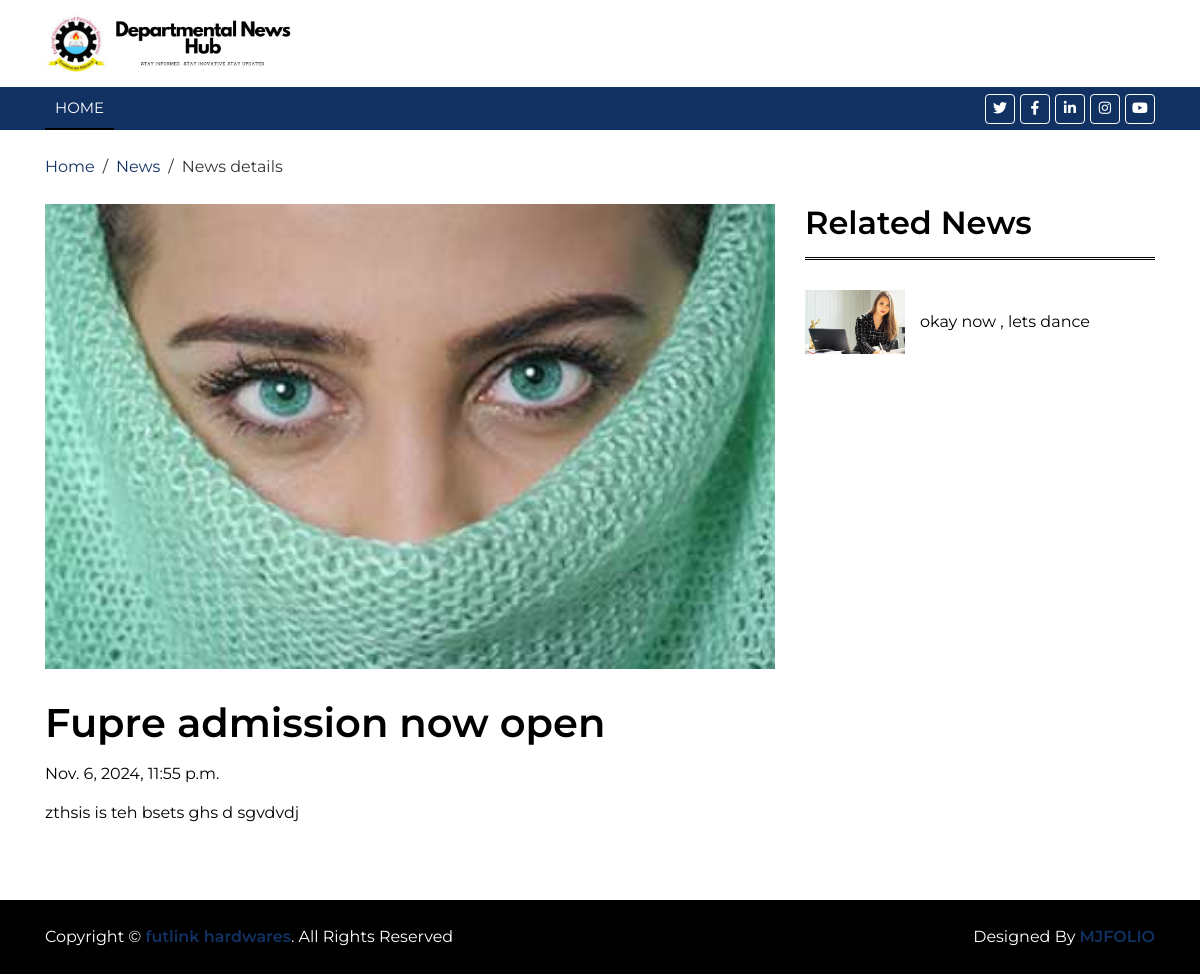
The page /news/1/ on the database its author committed.
### base/models.py (models this page shows, shortened)
class News(models.Model):
    CATEGORY_CHOICES = [
        ('featured', 'Featured'),
        ('popular', 'Popular'),
        ('latest', 'Latest'),
        ('technology', 'Technology'),
        ('sports', 'Sports'),
        ('nieee', 'Nieee'),
        ('college', 'College')
    ]
    Filter_choices =[
        ('most_viewed', 'Most Viewed'),
        ('most_read', 'Most Read'),
        ('most_recent', 'Most Recent'),
    ]
    title = models.CharField(max_length=255)
    content = models.TextField()
    image = models.ImageField(upload_to='news_images/')
    category = models.CharField(max_length=50, choices=CATEGORY_CHOICES)
    filter = models.CharField(max_length=50, choices=Filter_choices, blank=True, null=True)
    view_count = models.IntegerField(default=0)
    created_at = models.DateTimeField(auto_now_add=True)

### base/views.py (the view)
# urls.py: path('news/<int:news_id>/', views.news_detail, name='news_detail'),
def news_detail(request, news_id):
    try:
        news_item = News.objects.get(id=news_id)
    except News.DoesNotExist:
        raise Http404("News item not found")
    return render(request, 'news_detail.html', {'news_item': news_item, 'popular_news': News.objects.filter(category='popular')[:4],})

### base/templates/news_detail.html (shortened to what this page needs)
{% load static %}
<!DOCTYPE html>
<html lang="en">
<head>
    <link href="https://stackpath.bootstrapcdn.com/bootstrap/4.4.1/css/bootstrap.min.css" rel="stylesheet">
    <link href="https://cdnjs.cloudflare.com/ajax/libs/font-awesome/5.10.0/css/all.min.css" rel="stylesheet">
    <link href="{% static 'lib/slick/slick.css' %}" rel="stylesheet">
    <link href="{% static 'lib/slick/slick-theme.css' %}" rel="stylesheet">
    <link rel="stylesheet" href="{% static 'css/style.css' %}">
</head>
<body>
    <div class="brand">
        <div class="container">
            <div class="row align-items-center">
                <div class="col-lg-3 col-md-4">
                    <div class="b-logo">
                        <a href="index.html">
                            <img src="{% static 'img/logo1.png' %}" alt="Logo">
                        </a>
                    </div>
                </div>
            </div>
        </div>
    </div>
    <div class="nav-bar">
        <div class="container">
            <nav class="navbar navbar-expand-md bg-dark navbar-dark">
                <div class="collapse navbar-collapse justify-content-between" id="navbarCollapse">
                    <div class="navbar-nav mr-auto">
                        <a href="{% url 'news' %}" class="nav-item nav-link active">Home</a>
                    </div>
                    <div class="social ml-auto">
                        <a href=""><i class="fab fa-twitter"></i></a>
                        <a href=""><i class="fab fa-facebook-f"></i></a>
                        <a href=""><i class="fab fa-linkedin-in"></i></a>
                        <a href=""><i class="fab fa-instagram"></i></a>
                        <a href=""><i class="fab fa-youtube"></i></a>
                    </div>
                </div>
            </nav>
        </div>
    </div>
        <div class="breadcrumb-wrap">
            <div class="container">
                <ul class="breadcrumb">
                    <li class="breadcrumb-item"><a href="{% url 'news' %}">Home</a></li>
                    <li class="breadcrumb-item"><a href="#">News</a></li>
                    <li class="breadcrumb-item active">News details</li>
                </ul>
            </div>
        </div>
     <div class="single-news">
        <div class="container">
            <div class="row">
                  <div class="col-lg-8">
                        <div class="sn-container">
                            <div class="sn-img">
                               <img src="{{ news_item.image.url }}" alt="{{ news_item.title }}" class="img-fluid">
                            </div>
                            <div class="sn-content">
                                <h1 class="sn-title">{{ news_item.title }}</h1>
                                 <p class="news-date">{{ news_item.created_at }}</p>
                                 <p>{{ news_item.content }}</p>
                            </div>
                        </div>
                </div>
              <div class="col-lg-4">
                        <div class="sidebar">
                            <div class="sidebar-widget">
                                <h2 class="sw-title">Related News</h2>
                                <div class="news-list">
                              {% for news in popular_news %}
                                    <div class="nl-item">
                                        <div class="nl-img">
                                            <img src="{{ news.image.url }}" alt="{{ news.title }}" />
                                        </div>
                                        <div class="nl-title">
                                           <a href="{% url 'news_detail' news.id %}">{{ news.title }}</a>
                                        </div>
                                    </div>
                                          {% endfor %}
                                </div>
                            </div>
                        </div>
                    </div>
            </div>
        </div>
    </div>
    <div class="footer-bottom">
        <div class="container">
            <div class="row">
                <div class="col-md-6 copyright">
                    <p>Copyright &copy; <a href="">futlink hardwares</a>.  All Rights Reserved</p>
                </div>
                <div class="col-md-6 template-by">
                    <p>Designed By <a href="https://x.com/waterdrop_mj"> MJFOLIO</a></p>
                </div>
            </div>
        </div>
    </div>
</body>
</html>

### static/css/style.css (style rules this page uses)
body { color: #000000; font-family: 'Montserrat', sans-serif; font-weight: 400; background: #ffffff; }
a { color: #113163; transition: 0.5s; }
p { padding: 0; margin: 0 0 15px 0; color: #000000; }
h1, h2, h3, h4, h5, h6 { margin: 0 0 15px 0; padding: 0; color: #000000; font-weight: 600; }
.brand { margin: 15px 0; background: #ffffff; }
.brand .b-logo { text-align: left; overflow: hidden; }
.brand .b-logo a img { max-width: 100%; max-height: 60px; }
@media (min-width: 768px) { .brand { max-height: 90px; } }
.nav-bar { position: relative; }
.nav-bar .navbar { height: 100%; padding: 0; }
.navbar-dark .navbar-nav .nav-link, .navbar-dark .navbar-nav .nav-link:focus, .navbar-dark .navbar-nav .nav-link:hover, .navbar-dark .navbar-nav .nav-link.active { padding: 10px 10px 8px 10px; color: #ffffff; }
.navbar-dark .navbar-nav .nav-link:hover, .navbar-dark .navbar-nav .nav-link.active { border-bottom: 2px solid #000000; transition: none; }
@media (min-width: 768px) { .nav-bar, .nav-bar .navbar { background: #113163 !important; } }
@media (min-width: 768px) { .nav-bar a.nav-link { padding: 8px 15px; font-size: 15px; text-transform: uppercase; } }
.nav-bar .social { font-size: 0; overflow: hidden; }
.nav-bar .social a { display: inline-block; margin-left: 5px; width: 30px; height: 30px; padding: 3px 0; text-align: center; font-size: 14px; background: #113163; border: 1px solid #ffffff; border-radius: 4px; }
.nav-bar .social a i { color: #ffffff; }
.breadcrumb-wrap { position: relative; width: 100%; background: #ffffff; }
.breadcrumb-wrap .breadcrumb { margin: 25px 0 0 0; padding: 0; background: none; }
.breadcrumb-wrap .breadcrumb .breadcrumb-item + .breadcrumb-item::before { color: #353535; }
.breadcrumb-wrap .breadcrumb .breadcrumb-item.active { color: #353535; }
.single-news { position: relative; width: 100%; padding: 25px 0 0 0; margin-bottom: 15px; }
.single-news .sn-img { position: relative; overflow: hidden; }
.single-news .sn-img img { width: 100%; }
.single-news .sn-content { position: relative; width: 100%; padding: 30px 0; }
.single-news .sn-content h1.sn-title { display: block; width: 100%; color: #000000; }
.sidebar { position: relative; width: 100%; }
.sidebar .sidebar-widget { position: relative; width: 100%; margin-bottom: 45px; }
.sidebar .sidebar-widget h2.sw-title { color: #000000; margin-bottom: 30px; padding-bottom: 15px; border-bottom: 3px double #000000; }
.sidebar .sidebar-widget .news-list { position: relative; margin-bottom: 30px; }
.sidebar .news-list .nl-item { display: flex; align-items: center; margin-bottom: 15px; }
.sidebar .news-list .nl-item .nl-img { width: 100px; }
.sidebar .news-list .nl-item .nl-img img { width: 100px; }
.sidebar .news-list .nl-item .nl-title { padding-left: 15px; }
.sidebar .news-list .nl-item .nl-title a { color: #000000; font-size: 16px; font-weight: 400; transition: all .3s; }
.footer-bottom { position: relative; padding: 25px 0; background: #000000; }
.footer-bottom .copyright { text-align: left; }
.footer-bottom .template-by { text-align: right; }
.footer-bottom .copyright p, .footer-bottom .template-by p { color: #ffffff; font-weight: 400; margin: 0; }
.footer-bottom .copyright p a, .footer-bottom .template-by p a { font-weight: 600; }

### rows shown on the page
News: image (picture), title "Fupre admission now open", created_at "Nov. 6, 2024, 11:55 p.m.", content "zthsis is teh bsets ghs d sgvdvdj"
News: image (picture), title "okay now , lets dance"
